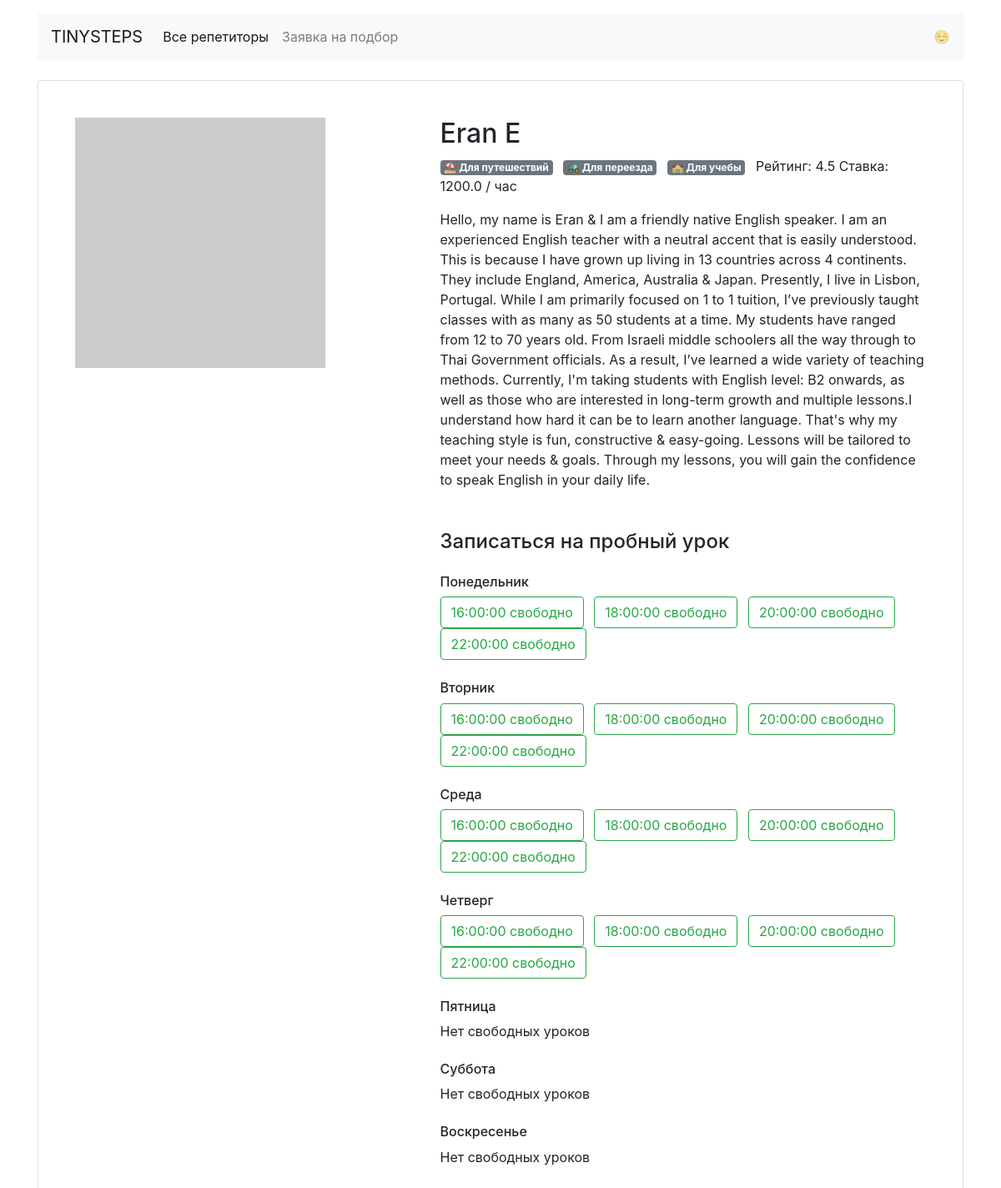
Screenshot of /profile/7 with the database file from the repository.
### models.py (models this page shows, shortened)
class Teacher(db.Model):
	__tablename__ = 'teachers'
	id = db.Column(db.Integer, primary_key=True)
	name = db.Column(db.String, nullable=False)
	email = db.Column(db.String, nullable=False, unique=True)
	about = db.Column(db.Text)
	rating = db.Column(db.Float)
	picture = db.Column(db.String)
	price = db.Column(db.Float)
	timetables = db.relationship('Timetable', back_populates='teacher')
	bookings = db.relationship('Booking', back_populates='teacher')
	goals = db.relationship('Goal', secondary=teacher_goals_association, back_populates='teacher')
	created_at = db.Column(db.DateTime, default=datetime.datetime.utcnow,  nullable=False)

class Goal(db.Model):
	__tablename__ = 'goals'
	id = db.Column(db.Integer, primary_key=True)
	goal_slug = db.Column(db.String, unique=True)
	goal_text = db.Column(db.String, unique=True)
	teacher = db.relationship(
		'Teacher', secondary=teacher_goals_association, back_populates='goals')
	created_at = db.Column(db.DateTime, default=datetime.datetime.utcnow(),  nullable=False)

class Timetable(db.Model):
	__tablename__ = 'timetables'
	id = db.Column(db.Integer, primary_key=True)
	teacher_id = db.Column(db.Integer, db.ForeignKey('teachers.id'))
	teacher = db.relationship('Teacher', back_populates='timetables')
	weekday = db.Column(db.String)
	time = db.Column(db.Time)
	bookings = db.relationship('Booking', back_populates='timetables')
	created_at = db.Column(db.DateTime, default=datetime.datetime.utcnow,  nullable=False)

### app.py (the view)
@app.route('/profile/<int:id>')
def profile(id):
    profile_data = Teacher.query.get(id)
    time_slots = []
    for slug, weekday in DAYS.items():
        times = []
        for slot in profile_data.timetables:
            if slot.weekday == slug:
                times.append(slot.time)
        slot = {slug: times}
        time_slots.append(slot)
    if not profile_data:
        abort(404)
    return render_template('profile.html',
                           profile_data=profile_data,
                           goals=GOALS,
                           days=DAYS,
                           time_slots=time_slots)

### templates/profile.html
{% extends 'base.html' %}
{% block container %}
  <main class="container mt-3">
    <div class="card my-4 mx-auto">
      <div class="card-body m-2 m-md-4">
        <article class="row">
          <div class="col-5"><img src="{{ profile_data.picture }}" class="img-fluid" alt=""></div>
          <div class="col-7">
            <section class="teacher=info">
              <h1 class="h2">{{ profile_data.name }}</h1>
              <p>
                {% for goal in  profile_data.goals %}
                  <span class="badge badge-secondary mr-2"> {{ goal.goal_text }}</span>
                {% endfor %}
                Рейтинг: {{ profile_data.rating }} Ставка: {{ profile_data.price }} / час</p>
              <p> {{ profile_data.about }} </p>
            </section>
            <section class="available">
              <h4 class="mb-4 mt-5">Записаться на пробный урок</h4>
              {% for e in time_slots %}
                  {% for day, times in e.items() %}
                    <h6 class="mt-4">{{ days[day] }}</h6>
                      {% if times|length < 1 %}
                        <p>Нет свободных уроков</p>
                      {% endif %}
                      {% for time in times %}
                              {% set list1 = time|string %}
                              <a href="/booking/{{ profile_data.id }}/{{ day }}/{{list1.split(':')[0]}}" class="btn btn-outline-success mr-2"> {{ time }} свободно</a>
                      {% endfor %}
                  {% endfor %}
              {% endfor %}
            </section>
          </div>
        </article>
      </div>
    </div>
  </main>
{% endblock  %}

### rows the page displays
Teacher: name "Eran E", rating "4.5", price "1200.0", about "Hello, my name is Eran & I am a friendly native English speaker. I am an experienced English teacher with a neutral accent that is easily understood. This is because I have grown up living in 13 countries across 4 continents. They include England, America, Australia & Japan. Presently, I live in Lisbon, Portugal. While I am primarily focused on 1 to 1 tuition, I’ve previously taught classes with as many as 50 students at a time. My students have ranged from 12 to 70 years old. From Israeli middle schoolers all the way through to Thai Government officials. As a result, I’ve learned a wide variety of teaching methods. Currently, I'm taking students with English level: B2 onwards, as well as…"
Goal: goal_text "⛱ Для путешествий"
Goal: goal_text "🚜 Для переезда"
Goal: goal_text "🏫 Для учебы"
Timetable: time "16:00:00"
Timetable: time "18:00:00"
Timetable: time "20:00:00"
Timetable: time "22:00:00"
Timetable: time "16:00:00"
Timetable: time "18:00:00"
Timetable: time "20:00:00"
Timetable: time "22:00:00"
Timetable: time "16:00:00"
Timetable: time "18:00:00"
Timetable: time "20:00:00"
Timetable: time "22:00:00"
Timetable: time "16:00:00"
Timetable: time "18:00:00"
Timetable: time "20:00:00"
Timetable: time "22:00:00"

### other values shown
{{ days[day] }} "Понедельник" "Вторник" "Среда" "Четверг" "Пятница" "Суббота" "Воскресенье"
